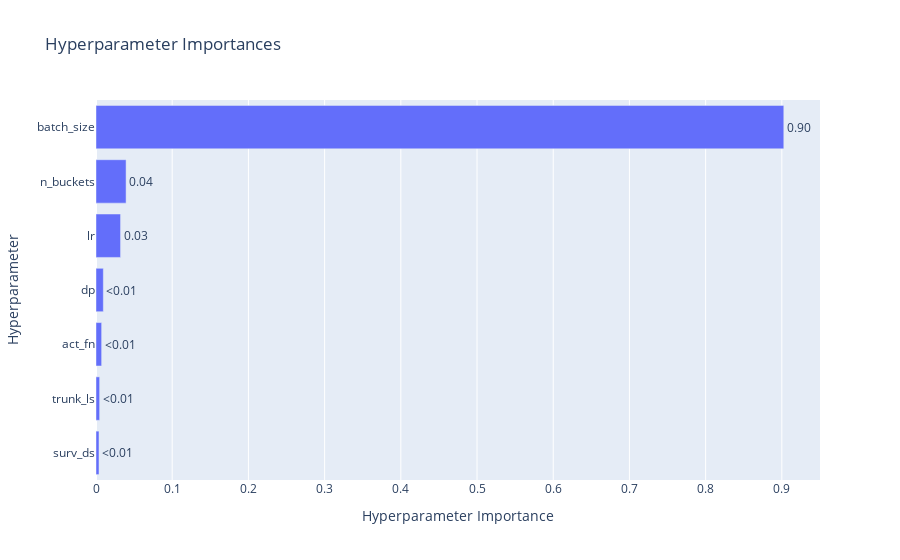
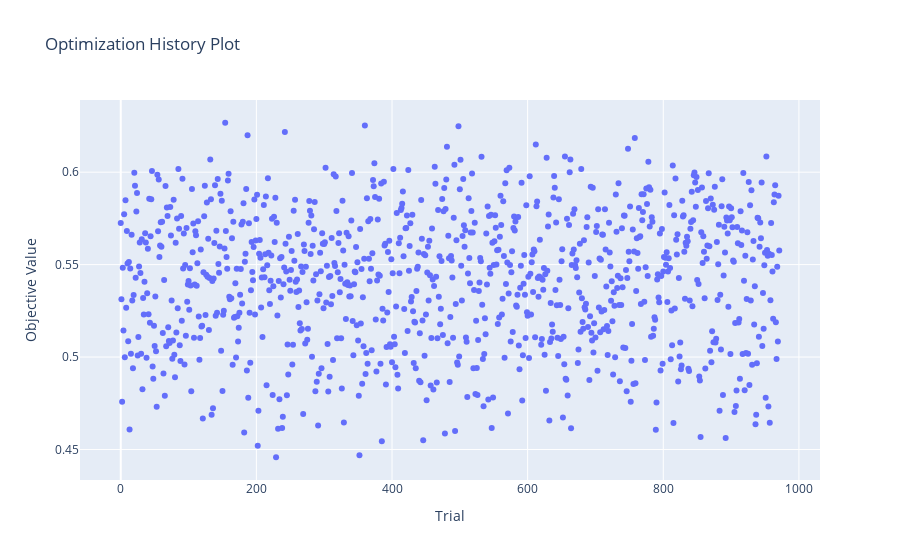

Notebook code cell kept with these figures, in order:
### Markdown cell above
### Survival Prediction

### Code cell
print_study_results("surv_mlp")

### Figure 1 — Plotly figure (JSON) as saved in the notebook; plotly's stock layout.template omitted (floating-point values rounded to 4 significant figures)
{"data": [{"cliponaxis": false, "hovertemplate": ["surv_ds (CategoricalDistribution): 0.003918813387887431<extra></extra>", "trunk_ls (CategoricalDistribution): 0.0047815765400918185<extra></extra>", "act_fn (CategoricalDistribution): 0.007395545480757234<extra></extra>", "dp (CategoricalDistribution): 0.009621321104048836<extra></extra>", "lr (CategoricalDistribution): 0.03223417837821937<extra></extra>", "n_buckets (CategoricalDistribution): 0.03948292928522574<extra></extra>", "batch_size (CategoricalDistribution): 0.9025656358237696<extra></extra>"], "name": "Objective Value", "orientation": "h", "text": ["<0.01", "<0.01", "<0.01", "<0.01", "0.03", "0.04", "0.90"], "textposition": "outside", "type": "bar", "x": [0.003919, 0.004782, 0.007396, 0.009621, 0.03223, 0.03948, 0.9026], "y": ["surv_ds", "trunk_ls", "act_fn", "dp", "lr", "n_buckets", "batch_size"]}], "layout": {"title": {"text": "Hyperparameter Importances"}, "xaxis": {"title": {"text": "Hyperparameter Importance"}}, "yaxis": {"title": {"text": "Hyperparameter"}}}}

### Figure 2 — Plotly figure (JSON) as saved in the notebook; plotly's stock layout.template omitted (floating-point values rounded to 4 significant figures; data arrays with more than 128 entries replaced by an {"elided": "..."} marker saying what was removed)
{"data": [{"mode": "markers", "name": "Objective Value", "type": "scatter", "x": {"elided": "972 int values"}, "y": {"elided": "972 float values"}}, {"marker": {"color": "#cccccc"}, "mode": "markers", "name": "Infeasible Trial", "showlegend": false, "type": "scatter", "x": [], "y": []}], "layout": {"title": {"text": "Optimization History Plot"}, "xaxis": {"title": {"text": "Trial"}}, "yaxis": {"title": {"text": "Objective Value"}}}}
